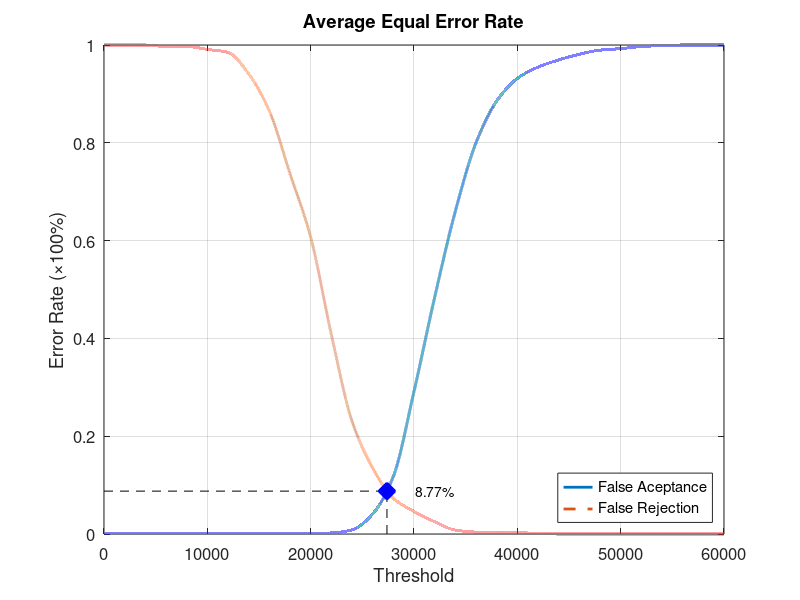
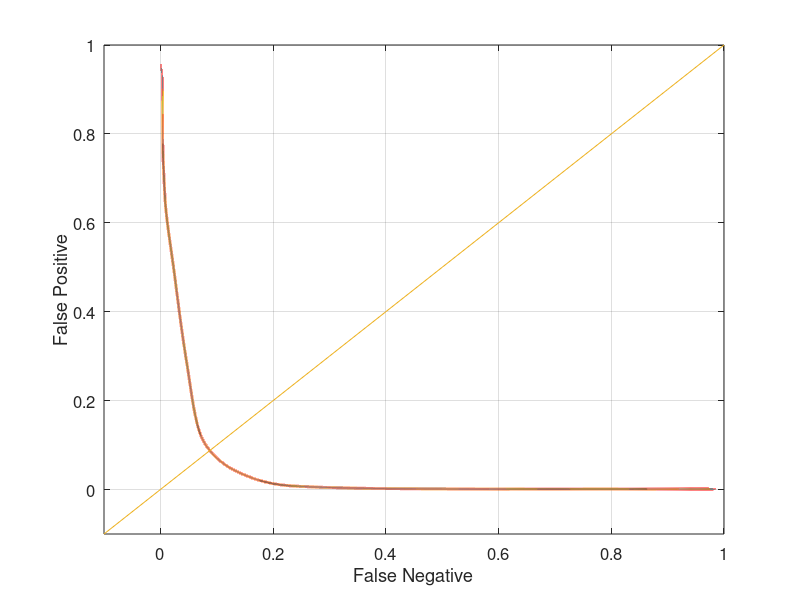

The MATLAB script that drew these images, in order:
function yEER = Database3Average
close all;
clear;
clc;
x = 0:2000:60000;
xq = 0:0.5:60000;

y0 = [0 0.00105263 0.00105263 0.00105263 0.00105263 0.00105263 0.00105263 0.00105263 0.00105263 0.00105263 0.00105263 0.00210526 0.00842105 0.0410526 0.117895 0.291579 0.484211 0.66 0.8 0.885263 0.931579 0.954737 0.969474 0.981053 0.989474 0.992632 0.996842 0.998947 1 1 1];
yy0 = interp1(x, y0, xq, 'pchip');
y1 = [1 1 1 0.997 0.997 0.991 0.985 0.941 0.865 0.737 0.607 0.408 0.231 0.135 0.073 0.046 0.025 0.008 0.004 0.004 0.003 0.001 0 0 0 0 0 0 0 0 0];
yy1 = interp1(x, y1, xq, 'pchip');

% Calculating EER: 
y2 = abs(y0 - y1);
find(y2 == min(y2))
yy2 = abs(yy0 - yy1);
xEER = find(yy2 == min(yy2));
xEERIndex = xq(xEER) % X-axis EER
yEER = yy0(xEER) % Y-axis EER

main = figure
plot(xq, yy0,'-','LineWidth', 2);	hold on
plot(xq, yy1,'--','LineWidth', 2);	hold on
plot([xEERIndex xEERIndex], [0 yEER], 'k--');	hold on
plot([0 xEERIndex], [yEER yEER], 'k--');	hold on
plot(xEERIndex, yEER, 'bx', 'LineWidth', 10);	hold on
text(xEERIndex + 10 * xEERIndex / 100, yEER, [num2str(round((10000 * yEER)) / 100) '%'])
legend('False Aceptance', 'False Rejection', 'Location', 'SouthEast')
xlabel('Threshold')
ylabel('Error Rate (\times100%)')
title('Average Equal Error Rate')
set(gca, 'FontSize', 12)
axis([0 60000 0 1])
grid on

print(main, 'Database3AverageMain', '-dpng');
FNRxFPR = figure('Color', [1 1 1]);
plot(yy1, yy0, '-', yy1, yy0, 'LineWidth', 2);
hold on
y = -0.1:0.1:1
plot(y, y); 
set(gca, 'FontSize', 12)
xlabel('False Negative')
ylabel('False Positive')
axis([-0.1 1 -0.1 1])
set(gca, 'FontSize', 12)
grid on

print(FNRxFPR, 'Database3AverageFNRxFPR','-dpng');
end
